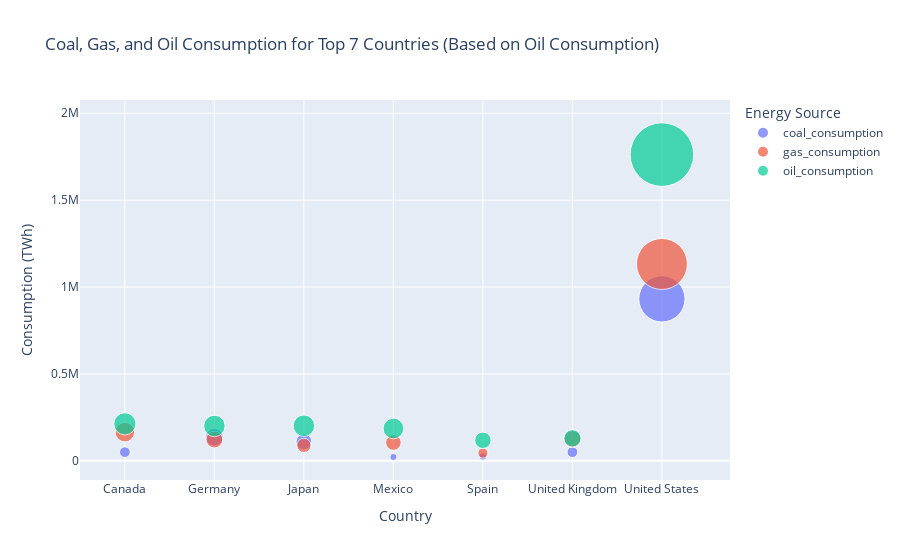

This figure's notebook cell:
### Code cell
# Filtered from 2000 to 2024
filtered_df = df_mongo[(df_mongo['year'] >= 2000) & (df_mongo['year'] <= 2024)]

# Get the top 7 countries based on oil consumption
top_countries_oil = filtered_df.groupby('country')['oil_consumption'].sum().nlargest(7).index

# Filter data for the top 7 countries
top_countries_data = filtered_df[filtered_df['country'].isin(top_countries_oil)]

# Group by country and sum the consumption for each energy source (coal, gas, oil)
grouped_data = top_countries_data.groupby('country').agg({
    'coal_consumption': 'sum',
    'gas_consumption': 'sum',
    'oil_consumption': 'sum'
}).reset_index()

# Convert the data to long format for Plotly
long_format = grouped_data.melt(id_vars='country', 
                                value_vars=['coal_consumption', 'gas_consumption', 'oil_consumption'], 
                                var_name='Energy Source', value_name='Consumption')

# Create the bubble plot using Plotly
fig = px.scatter(long_format, 
                 x='country', 
                 y='Consumption', 
                 size='Consumption',
                 size_max=45, 
                 color='Energy Source',
                 labels={'Consumption':'Consumption (TWh)', 'country':'Country'},
                 title='Coal, Gas, and Oil Consumption for Top 7 Countries (Based on Oil Consumption)',
                 hover_name='country', 
                 hover_data=['Consumption', 'Energy Source'])

# Update axis labels
fig.update_layout(xaxis_title='Country', yaxis_title='Consumption (TWh)')

# Show the plot
fig.show()

### Figure 1 — Plotly figure (JSON) as saved in the notebook; plotly's stock layout.template omitted (floating-point values rounded to 4 significant figures)
{"data": [{"customdata": [["coal_consumption"], ["coal_consumption"], ["coal_consumption"], ["coal_consumption"], ["coal_consumption"], ["coal_consumption"], ["coal_consumption"]], "hovertemplate": "<b>%{hovertext}</b><br><br>Energy Source=%{customdata[0]}<br>Country=%{x}<br>Consumption (TWh)=%{marker.size}<extra></extra>", "hovertext": ["Canada", "Germany", "Japan", "Mexico", "Spain", "United Kingdom", "United States"], "legendgroup": "coal_consumption", "marker": {"color": "#636efa", "size": [50160.0, 136200.0, 109400.0, 22230.0, 25720.0, 50370.0, 932200.0], "sizemode": "area", "sizeref": 870.3, "symbol": "circle"}, "mode": "markers", "name": "coal_consumption", "orientation": "v", "showlegend": true, "type": "scatter", "x": ["Canada", "Germany", "Japan", "Mexico", "Spain", "United Kingdom", "United States"], "xaxis": "x", "y": [50160.0, 136200.0, 109400.0, 22230.0, 25720.0, 50370.0, 932200.0], "yaxis": "y"}, {"customdata": [["gas_consumption"], ["gas_consumption"], ["gas_consumption"], ["gas_consumption"], ["gas_consumption"], ["gas_consumption"], ["gas_consumption"]], "hovertemplate": "<b>%{hovertext}</b><br><br>Energy Source=%{customdata[0]}<br>Country=%{x}<br>Consumption (TWh)=%{marker.size}<extra></extra>", "hovertext": ["Canada", "Germany", "Japan", "Mexico", "Spain", "United Kingdom", "United States"], "legendgroup": "gas_consumption", "marker": {"color": "#EF553B", "size": [165400.0, 122700.0, 88820.0, 105300.0, 44860.0, 125400.0, 1133000.0], "sizemode": "area", "sizeref": 870.3, "symbol": "circle"}, "mode": "markers", "name": "gas_consumption", "orientation": "v", "showlegend": true, "type": "scatter", "x": ["Canada", "Germany", "Japan", "Mexico", "Spain", "United Kingdom", "United States"], "xaxis": "x", "y": [165400.0, 122700.0, 88820.0, 105300.0, 44860.0, 125400.0, 1133000.0], "yaxis": "y"}, {"customdata": [["oil_consumption"], ["oil_consumption"], ["oil_consumption"], ["oil_consumption"], ["oil_consumption"], ["oil_consumption"], ["oil_consumption"]], "hovertemplate": "<b>%{hovertext}</b><br><br>Energy Source=%{customdata[0]}<br>Country=%{x}<br>Consumption (TWh)=%{marker.size}<extra></extra>", "hovertext": ["Canada", "Germany", "Japan", "Mexico", "Spain", "United Kingdom", "United States"], "legendgroup": "oil_consumption", "marker": {"color": "#00cc96", "size": [213100.0, 200800.0, 202000.0, 186400.0, 118300.0, 130000.0, 1762000.0], "sizemode": "area", "sizeref": 870.3, "symbol": "circle"}, "mode": "markers", "name": "oil_consumption", "orientation": "v", "showlegend": true, "type": "scatter", "x": ["Canada", "Germany", "Japan", "Mexico", "Spain", "United Kingdom", "United States"], "xaxis": "x", "y": [213100.0, 200800.0, 202000.0, 186400.0, 118300.0, 130000.0, 1762000.0], "yaxis": "y"}], "layout": {"legend": {"itemsizing": "constant", "title": {"text": "Energy Source"}, "tracegroupgap": 0}, "title": {"text": "Coal, Gas, and Oil Consumption for Top 7 Countries (Based on Oil Consumption)"}, "xaxis": {"anchor": "y", "domain": [0, 1], "title": {"text": "Country"}}, "yaxis": {"anchor": "x", "domain": [0, 1], "title": {"text": "Consumption (TWh)"}}}}
